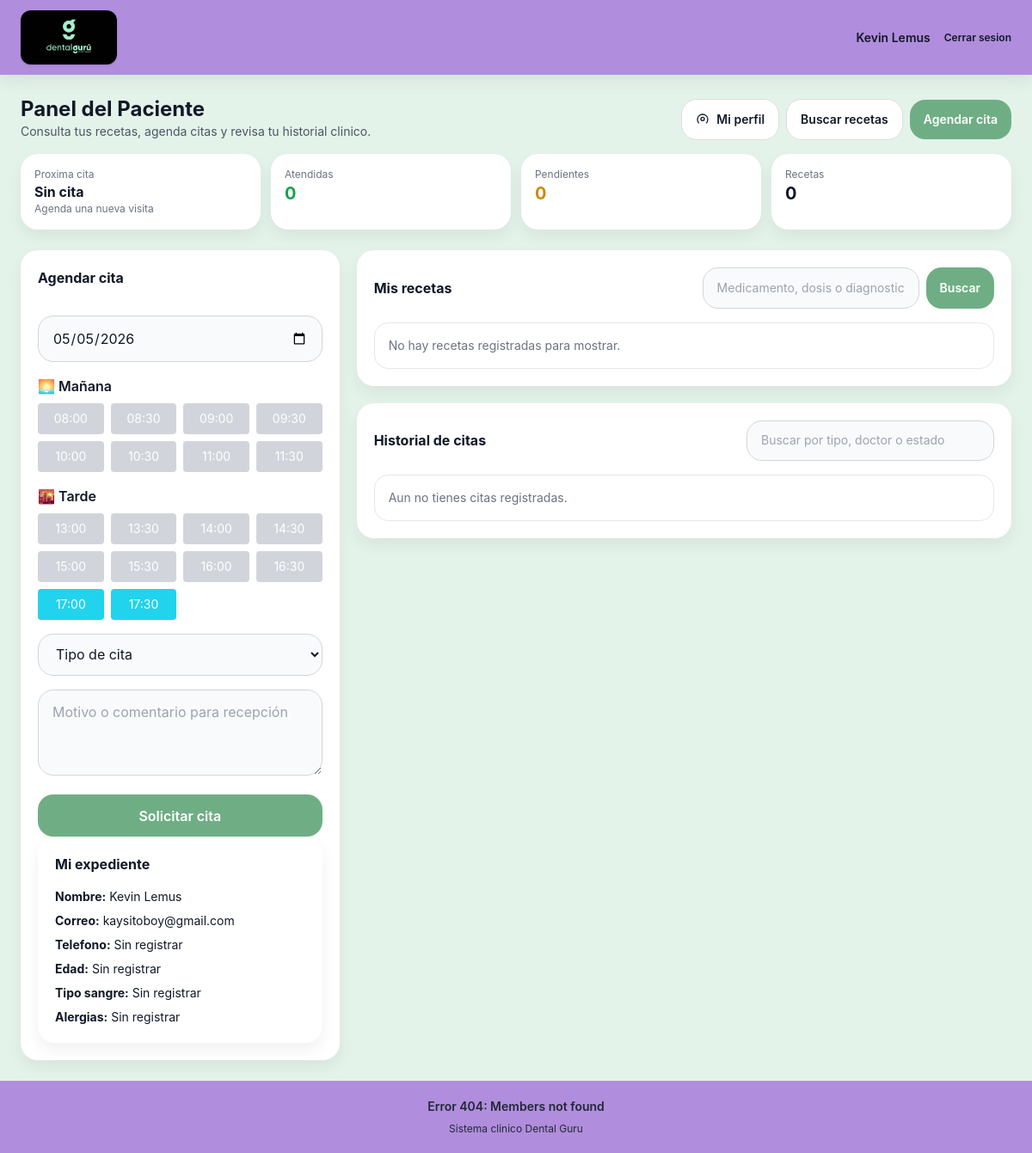
Screenshot of /frontend/pages/paciente.php (signed in) with the database file from the repository.
### tables this page shows
CREATE TABLE `paciente` (
  `id_paciente` int(11) NOT NULL,
  `USUARIO_id_usuario` int(11) DEFAULT NULL,
  `telefono` varchar(20) DEFAULT NULL,
  `direccion` text DEFAULT NULL,
  `edad` int(11) DEFAULT NULL,
  `sexo` varchar(10) DEFAULT NULL,
  `tipo_sangre` varchar(5) DEFAULT NULL,
  `alergias` text DEFAULT NULL,
  `enfermedades_previas` text DEFAULT NULL,
  `fecha_registro` datetime DEFAULT current_timestamp()
);

CREATE TABLE `usuario` (
  `id_usuario` int(11) NOT NULL,
  `ROL_id_rol` int(11) NOT NULL,
  `nombre` varchar(100) NOT NULL,
  `correo` varchar(100) NOT NULL,
  `password` varchar(255) NOT NULL,
  `estado` enum('activo','inactivo') DEFAULT 'activo',
  `fecha_registro` datetime DEFAULT current_timestamp(),
  `ultimo_acceso` datetime DEFAULT NULL
);

### frontend/pages/paciente.php (the view, shortened to what this page needs)
<?php
require_once "../config/conexion.php";
$idUsuario = (int) $_SESSION['id'];
$nombre = $_SESSION['nombre'];
$busquedaReceta = trim($_GET['buscar_receta'] ?? "");
function e($value) {
    return htmlspecialchars((string) $value, ENT_QUOTES, 'UTF-8');
}
$stmt = $conn->prepare("
    SELECT P.*, U.nombre, U.correo
    FROM PACIENTE P
    JOIN USUARIO U ON U.id_usuario = P.USUARIO_id_usuario
    WHERE P.USUARIO_id_usuario = ?
");
$stmt->bind_param("i", $idUsuario);
$stmt->execute();
$paciente = $stmt->get_result()->fetch_assoc();
$idPaciente = (int) $paciente['id_paciente'];
$stmt = $conn->prepare("
    SELECT C.*, U.nombre AS doctor_nombre, D.especialidad
    FROM CITA C
    LEFT JOIN DOCTOR D ON D.id_doctor = C.DOCTOR_id_doctor
    LEFT JOIN USUARIO U ON U.id_usuario = D.USUARIO_id_usuario
    WHERE C.PACIENTE_id_paciente = ?
    ORDER BY C.fecha DESC, C.hora DESC
");
$stmt->bind_param("i", $idPaciente);
$stmt->execute();
$citas = $stmt->get_result()->fetch_all(MYSQLI_ASSOC);
$stmt = $conn->prepare("
    SELECT COUNT(*) total,
           SUM(estado IN ('pendiente','confirmada')) proximas,
           SUM(estado = 'atendida') atendidas,
           SUM(estado = 'cancelada') canceladas
    FROM CITA
    WHERE PACIENTE_id_paciente = ?
");
$stmt->bind_param("i", $idPaciente);
$stmt->execute();
$resumen = $stmt->get_result()->fetch_assoc();
$stmt = $conn->prepare("
    SELECT C.*, U.nombre AS doctor_nombre
    FROM CITA C
    LEFT JOIN DOCTOR D ON D.id_doctor = C.DOCTOR_id_doctor
    LEFT JOIN USUARIO U ON U.id_usuario = D.USUARIO_id_usuario
    WHERE C.PACIENTE_id_paciente = ?
      AND C.estado IN ('pendiente','confirmada')
      AND CONCAT(C.fecha, ' ', C.hora) >= NOW()
    ORDER BY C.fecha ASC, C.hora ASC
    LIMIT 1
");
$stmt->bind_param("i", $idPaciente);
$stmt->execute();
$proximaCita = $stmt->get_result()->fetch_assoc();
if ($busquedaReceta !== "") {
    $like = "%" . $busquedaReceta . "%";
    $stmt = $conn->prepare("
        SELECT R.*, E.diagnostico, E.tratamiento, U.nombre AS doctor_nombre
        FROM RECETA R
        JOIN EXPEDIENTE E ON E.id_expediente = R.EXPEDIENTE_id_expediente
        LEFT JOIN DOCTOR D ON D.id_doctor = E.DOCTOR_id_doctor
        LEFT JOIN USUARIO U ON U.id_usuario = D.USUARIO_id_usuario
        WHERE E.PACIENTE_id_paciente = ?
          AND (R.medicamento LIKE ? OR R.dosis LIKE ? OR R.indicaciones LIKE ? OR E.diagnostico LIKE ?)
        ORDER BY R.fecha DESC
    ");
    $stmt->bind_param("issss", $idPaciente, $like, $like, $like, $like);
} else {
    $stmt = $conn->prepare("
        SELECT R.*, E.diagnostico, E.tratamiento, U.nombre AS doctor_nombre
        FROM RECETA R
        JOIN EXPEDIENTE E ON E.id_expediente = R.EXPEDIENTE_id_expediente
        LEFT JOIN DOCTOR D ON D.id_doctor = E.DOCTOR_id_doctor
        LEFT JOIN USUARIO U ON U.id_usuario = D.USUARIO_id_usuario
        WHERE E.PACIENTE_id_paciente = ?
        ORDER BY R.fecha DESC
    ");
    $stmt->bind_param("i", $idPaciente);
}
$stmt->execute();
$recetas = $stmt->get_result()->fetch_all(MYSQLI_ASSOC);
?>
<!DOCTYPE html>
<html lang="es">
<head>
<script src="https://cdn.tailwindcss.com"></script>
<link rel="stylesheet" href="../css/styles.css">
</head>
<body>
<header class="header-ui px-6 py-3 flex items-center justify-between">
<img src="../assets/logo.png" class="w-28 rounded-xl shadow" alt="Dental Guru">
<div class="flex items-center gap-4">
<div class="text-sm font-semibold text-gray-900"><?php echo e($nombre); ?></div>
<a href="../config/cerrar_sesion.php" class="text-xs font-semibold text-gray-900 hover:underline">Cerrar sesion</a>
</div>
</header>
<div class="main-wrapper">
<main class="max-w-7xl mx-auto w-full p-4 md:p-6">
<div class="flex flex-col md:flex-row md:items-end md:justify-between gap-3 mb-4">
<div>
<h2 class="text-2xl font-bold text-gray-900">Panel del Paciente</h2>
<p class="text-sm text-gray-600">Consulta tus recetas, agenda citas y revisa tu historial clinico.</p>
</div>
<div class="flex gap-2 flex-wrap items-center">
    <a href="mi_perfil.php"
       class="btn-outline text-sm flex items-center gap-2">
        <svg xmlns="http://www.w3.org/2000/svg"
             class="w-4 h-4"
             fill="none"
             viewBox="0 0 24 24"
             stroke="currentColor">
            <path stroke-linecap="round"
                  stroke-linejoin="round"
                  stroke-width="2"
                  d="M5.121 17.804A9 9 0 1118.879 17.804M15 11a3 3 0 11-6 0 3 3 0 016 0z" />
        </svg>
        Mi perfil
    </a>
    <a href="#recetas" class="btn-outline text-sm">
        Buscar recetas
    </a>
    <a href="#agendar" class="btn-main text-sm">
        Agendar cita
    </a>
</div>
</div>
<section class="grid grid-cols-2 md:grid-cols-4 gap-3 mb-6">
<div class="card-ui p-4">
<p class="text-xs text-gray-500">Proxima cita</p>
<?php if ($proximaCita): ?>
<h3 class="font-bold"><?php echo e(date("d/m/Y", strtotime($proximaCita["fecha"]))); ?></h3>
<p class="text-xs text-gray-500"><?php echo e(substr($proximaCita["hora"], 0, 5)); ?> - <?php echo e(tipoTexto($proximaCita["tipo"])); ?></p>
<?php else: ?>
<h3 class="font-bold">Sin cita</h3>
<p class="text-xs text-gray-500">Agenda una nueva visita</p>
<?php endif; ?>
</div>
<div class="card-ui p-4"><p class="text-xs text-gray-500">Atendidas</p><h3 class="text-xl font-bold text-green-600"><?php echo (int) ($resumen["atendidas"] ?? 0); ?></h3></div>
<div class="card-ui p-4"><p class="text-xs text-gray-500">Pendientes</p><h3 class="text-xl font-bold text-yellow-600"><?php echo (int) ($resumen["proximas"] ?? 0); ?></h3></div>
<div class="card-ui p-4"><p class="text-xs text-gray-500">Recetas</p><h3 class="text-xl font-bold"><?php echo count($recetas); ?></h3></div>
</section>
<div class="grid lg:grid-cols-3 gap-5">
<section class="space-y-5">
<div id="agendar" class="card-ui p-5">
<?php
$fechaSeleccionada = isset($_POST['fecha']) ? $_POST['fecha'] : date("Y-m-d");
$horaActual = date("H:i");
$fechaHoy = date("Y-m-d");
$horarios = [];
for ($h = 8; $h <= 17; $h++) {
    $horarios[] = sprintf("%02d:00", $h);
    $horarios[] = sprintf("%02d:30", $h);
}
?>
<h3 class="font-bold mb-4">Agendar cita</h3>
<form method="POST" class="space-y-4">
<input type="date" name="fecha"
       value="<?php echo $fechaSeleccionada; ?>"
       min="<?php echo date("Y-m-d"); ?>"
       class="input-ui" required
       onchange="this.form.submit()">
<div>
<h4 class="font-semibold mb-2">🌅 Mañana</h4>
<div class="grid grid-cols-4 gap-2">
<?php foreach ($horarios as $hora): ?>
<?php if ($hora < "12:00"): ?>
<?php
$clase = "bg-cyan-400 hover:bg-cyan-500 cursor-pointer";
$estadoFinal = "disponible";
if ($fechaSeleccionada === $fechaHoy && $hora <= $horaActual) {
    $clase = "bg-gray-300 cursor-not-allowed";
    $estadoFinal = "pasada";
}
?>
<div
class="p-2 text-center rounded text-white text-sm <?php echo $clase; ?>"
onclick="seleccionarHora('<?php echo $hora; ?>', this)"
data-estado="<?php echo $estadoFinal; ?>"
>
<?php echo $hora; ?>
</div>
<?php endif; ?>
<?php endforeach; ?>
</div>
</div>
<div>
<h4 class="font-semibold mb-2 mt-4">🌇 Tarde</h4>
<div class="grid grid-cols-4 gap-2">
<?php foreach ($horarios as $hora): ?>
<?php if ($hora >= "13:00"): ?>
<?php
$clase = "bg-cyan-400 hover:bg-cyan-500 cursor-pointer";
$estadoFinal = "disponible";
if ($fechaSeleccionada === $fechaHoy && $hora <= $horaActual) {
    $clase = "bg-gray-300 cursor-not-allowed";
    $estadoFinal = "pasada";
}
?>
<div
class="p-2 text-center rounded text-white text-sm <?php echo $clase; ?>"
onclick="seleccionarHora('<?php echo $hora; ?>', this)"
data-estado="<?php echo $estadoFinal; ?>"
>
<?php echo $hora; ?>
</div>
<?php endif; ?>
<?php endforeach; ?>
</div>
</div>
<select name="tipo" class="input-ui" required>
<option value="">Tipo de cita</option>
</select>
<textarea name="observaciones" class="input-ui" rows="3"
placeholder="Motivo o comentario para recepción"></textarea>
<button class="btn-main w-full">Solicitar cita</button>
</form>
<div class="card-ui p-5">
<h3 class="font-bold mb-4">Mi expediente</h3>
<div class="space-y-2 text-sm">
<p><strong>Nombre:</strong> <?php echo e($paciente["nombre"]); ?></p>
<p><strong>Correo:</strong> <?php echo e($paciente["correo"]); ?></p>
<p><strong>Telefono:</strong> <?php echo e($paciente["telefono"] ?: "Sin registrar"); ?></p>
<p><strong>Edad:</strong> <?php echo e($paciente["edad"] ?: "Sin registrar"); ?></p>
<p><strong>Tipo sangre:</strong> <?php echo e($paciente["tipo_sangre"] ?: "Sin registrar"); ?></p>
<p><strong>Alergias:</strong> <?php echo e($paciente["alergias"] ?: "Sin registrar"); ?></p>
</div>
</div>
</section>
<section class="lg:col-span-2 space-y-5">
<div id="recetas" class="card-ui p-5">
<div class="flex flex-col md:flex-row md:items-center md:justify-between gap-3 mb-4">
<h3 class="font-bold">Mis recetas</h3>
<form method="GET" class="flex gap-2">
<input type="text" name="buscar_receta" value="<?php echo e($busquedaReceta); ?>" class="input-ui text-sm" placeholder="Medicamento, dosis o diagnostico">
<button class="btn-main text-sm">Buscar</button>
</form>
</div>
<div class="space-y-3">
<?php if (!$recetas): ?>
<div class="border rounded-2xl p-4 text-sm text-gray-500">No hay recetas registradas para mostrar.</div>
<?php endif; ?>
</div>
</div>
<div class="card-ui p-5">
<div class="flex flex-col md:flex-row md:items-center md:justify-between gap-3 mb-4">
<h3 class="font-bold">Historial de citas</h3>
<input type="text" id="searchAppointment" class="input-ui text-sm md:w-72" placeholder="Buscar por tipo, doctor o estado">
</div>
<div class="space-y-3" id="appointmentList">
<?php if (!$citas): ?>
<div class="border rounded-2xl p-4 text-sm text-gray-500">Aun no tienes citas registradas.</div>
<?php endif; ?>
</div>
</div>
</section>
</div>
</main>
</div>
<footer class="footer-ui p-5 text-center text-sm text-gray-800">
<div class="team-container cursor-pointer font-semibold">
<span>Error 404: Members not found</span>
</div>
<p class="mt-2 text-xs">Sistema clinico Dental Guru</p>
</footer>
</body>
</html>

### frontend/css/styles.css (style rules this page uses)
:root { --primary:#C7ACE7; --primary-dark:#b18ddd; --secondary:#6FAE84; --secondary-dark:#5F9A73; --bg:#F4EFFB; --text:#111827; --muted:#6B7280; --white:#ffffff; --radius:22px; --shadow:0 10px 25px rgba(0,0,0,.08); --transition:.25s ease; }
html { scroll-behavior:smooth; }
body { color:var(--text); background:var(--bg); font-family:Inter,system-ui,sans-serif; overflow-x:hidden; }
.card-ui { background:var(--white); border-radius:var(--radius); box-shadow:var(--shadow); transition:var(--transition); }
.btn-main { background:var(--secondary); color:white; padding:.8rem 1rem; border-radius:18px; font-weight:600; transition:var(--transition); border:none; cursor:pointer; }
.btn-outline { border:1px solid #ddd; background:white; padding:.8rem 1rem; border-radius:18px; font-weight:600; transition:var(--transition); cursor:pointer; }
.input-ui { width:100%; padding:.8rem 1rem; border:1px solid #d1d5db; border-radius:18px; background:#f9fafb; outline:none; transition:var(--transition); }

### frontend/pages/paciente.php (style rules this page uses)
:root { --primary:#b18ddd; --secondary-soft:#e4f3ea; }
html,body { height:100%;margin:0; }
body { background:var(--secondary-soft);display:flex;flex-direction:column; }
.header-ui { background:var(--primary);box-shadow:0 6px 18px rgba(0,0,0,.08); }
.main-wrapper { flex:1; }
.card-ui { background:white;border-radius:20px;box-shadow:0 8px 18px rgba(0,0,0,.06);transition:.25s; }
.footer-ui { background:var(--primary);margin-top:auto; }
.team-container { position:relative;display:inline-block; }

### rows the page displays
paciente: USUARIO_id_usuario.nombre "Kevin Lemus", USUARIO_id_usuario.correo "kaysitoboy@gmail.com", telefono "Sin registrar", edad "Sin registrar", tipo_sangre "Sin registrar", alergias "Sin registrar"

### other values shown
$nombre "Kevin Lemus"
$resumen["atendidas"] "0"
$resumen["proximas"] "0"
count($recetas) "0"
$hora "08:00"
$hora "08:30"
$hora "09:00"
$hora "09:30"
$hora "10:00"
$hora "10:30"
$hora "11:00"
$hora "11:30"
$hora "13:00"
$hora "13:30"
$hora "14:00"
